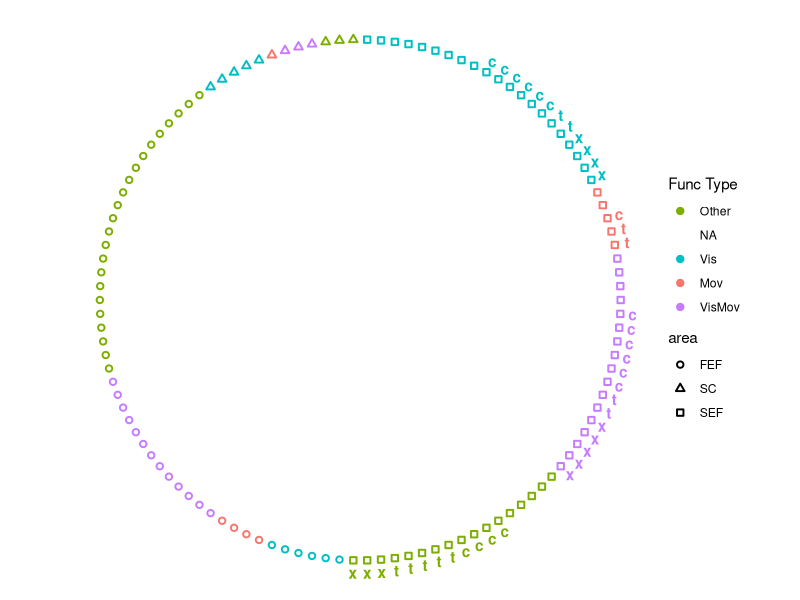

The R source for this figure: (Note: this script raises an error after producing the figure.)
# Use hierarchical edge bundling plot for inter-areal connections use data
# output from: createPairRelationships.m --> search for "Hierarchical Edge
# Bundling plot in R"
# Use: read.csv('[thomas-jpsth/rcode]/spkCorrVals.csv')
# Use R scripts from examples to munge data and plot

# load_libraries---------------------------------------------------------------
# Libraries
library(tidyverse)
library(stringr)
library(igraph)
library(ggraph)
library(gridExtra)

# anonymous_functions_for_plotting---------------------------------------------
# Functions need o be compiled before they can be used...:-)
# Pick the connections (pairs) to be lotted so we can fine the nodeIds and do the plot 
fx_filter <- function(df,filt) 
{
  df <- df %>% filter( satCondition == filt$satCond & outcome == filt$outcome & epoch == filt$epoch )
  if (!filt$sess == "All"){
    df <- df %>% filter(sess == filt$sess)
  }
  return(df)
}

fx_get_HEB <- function(df,
                       X_area,
                       Y_area,
                       plusRhoFlag,
                       sigFlag,
                       verts)
{
  w <- 0.5
  t <- 0.9
  temp <- df[df$X_area == X_area & df$Y_area == Y_area, ]
  if (plusRhoFlag == TRUE & dim(temp)[1] > 0) {
    temp <- temp[temp$rhoRaw_150ms >= 0, ]
    plusMinusLineType <- "solid"
  } else{
    temp <- temp[temp$rhoRaw_150ms < 0, ]
    plusMinusLineType <- "dotted"
  }

  if (sigFlag == TRUE & dim(temp)[1] > 0) {
    temp <- temp[temp$pvalRaw_150ms <= 0.01, ]
    a <- 0.8
    
  } else{
    temp <- temp[temp$pvalRaw_150ms > 0.01, ]
    a <- 0.2
    
  }

  if (dim(temp)[1] > 0) {
    outHeb <-
      geom_conn_bundle(
          data = get_con(from = match(temp$X_unitNum, verts$name),
          to = match(temp$Y_unitNum, verts$name)),show.legend = FALSE,
        aes(colour = visMovUnitColor),
        #color = "grey25",
        alpha = a,
        width = w,
        tension = t,
        linetype = plusMinusLineType
      )
  } else{
    outHeb <- NULL
  }
}

fx_plotIt <- function(df, filt,  plt_base, verts)
{
  # Use call to: 
  # fx_get_HEB <- function(df,X_area,Y_area,plusRhoFlag,sigFlag,verts)
  # SEF-FEF Plus Rho signif
  plt_plusFefSig <- fx_get_HEB(df, "SEF", "FEF", TRUE, TRUE, verts)
  # SEF-FEF Minus Rho signif 
  plt_minusFefSig <- fx_get_HEB(df, "SEF", "FEF", FALSE, TRUE, verts)
  # SEF-SC Plus Rho signif 
  plt_plusScSig <- fx_get_HEB(df, "SEF", "SC", TRUE, TRUE, verts)
  # SEF-SC Minus Rho signif 
  plt_minusScSig <- fx_get_HEB(df, "SEF", "SC", FALSE, TRUE, verts)

  pltOut <- list()
  # return signif plot
  titleStr <-
    paste(toupper(filt$satCond),
          filt$outcome,
          filt$epoch,
          filt$sess,
          sep = "-")
  pltOut$signif <-
    plt_base  + plt_minusFefSig  + plt_plusFefSig + plt_minusScSig + plt_plusScSig +
    scale_edge_color_identity(guide = "none") +
    ggtitle(titleStr, "___ p<=0.01")

  return(pltOut)
  
}

# Read_spkCorr_vals_and_createEdges--------------------------------------------
# read into a tibble type, suppress column type output
spkCorr<-read_csv('spkCorrVals.csv',col_types = cols())

# > colnames(spkCorr)
# [1] "Pair_UID"        "X_unitNum"       "Y_unitNum"       "X_area"          "Y_area"          "XY_Dist"         "condition"       "alignedName"     "rhoRaw_50ms"    
# [10] "pvalRaw_50ms"    "rhoRaw_150ms"    "pvalRaw_150ms"   "rhoRaw_200ms"    "pvalRaw_200ms"   "X_visGrade"      "X_visType"       "X_moveGrade"     "X_errGrade"     
# [19] "X_rewGrade"      "X_poorIso"       "Y_visGrade"      "Y_visType"       "Y_moveGrade"     "Y_errGrade"      "Y_rewGrade"      "Y_poorIso"       "monkey"         
# [28] "sessNum"         "sess"            "outcome"         "satCondition"    "epoch"           "sameAreaPair"    "sameChannelPair" "pairCount"       "signifPlusRho"  
# [37] "signifMinusRho"  "nonSignifRho"   
# > 
# remove columns
removeCols <- c("Pair_UID", "condition", "alignedName", 
                "rhoRaw_50ms", "pvalRaw_50ms","rhoRaw_200ms", 
                "pvalRaw_200ms","sameAreaPair","sameChannelPair", "pairCount")
spkCorr <- spkCorr[ , !(colnames(spkCorr) %in% removeCols)]

# convert unitNums, sessNum to character type
numericCols <- c("X_unitNum","Y_unitNum","sessNum")
spkCorr[numericCols] <- sapply(spkCorr[numericCols], as.character)
# Find all X_ and Y_ colnames to use and remove the X_ prefix
unitColNames <- names(spkCorr)[str_detect(names(spkCorr), pattern = "X_.*")];
unitColNames <- gsub("X_","", unitColNames)
# Create allUnitNodes: get X_units
xUnits <- unique(spkCorr[,paste("X_", unitColNames, sep = "")])
# Create allUnitNodes: get X_units
yUnits <- unique(spkCorr[,paste("Y_", unitColNames, sep = "")])
# Create allUnitNodes: change column names to be same for xUnits and yUnits
colnames(xUnits) <- unitColNames
colnames(yUnits) <- unitColNames
# Create allUnitNodes: append xUnits and yUnits into a single table and get unique units 
allUnitNodes <- unique(rbind(xUnits,yUnits))
# Create allUnitNodes: Add "from" area "to" unitNum columns and polulate  
allUnitNodes[,c("from","to")] <- c(allUnitNodes[,c("area",'unitNum')])
# Create all nodes: Brain areas
brainAreas <- as_tibble(data.frame(from="brain", to=c("SEF","FEF","SC")))
# Create all nodes: add other columns
brainAreas[,unitColNames] <- NA
# Create edges
allEdges <- rbind(brainAreas,allUnitNodes)
# Create_functionalType_and_custom_sort_order----------------------------------
# Add column for vis,move,vismov types: sorting, node-color
allEdges$visMovType <- "Other"
allEdges$visMovType[abs(allEdges$visGrade) >= 2] <- "Vis"
allEdges$visMovType[abs(allEdges$moveGrade) >= 2] <- "Mov"
allEdges$visMovType[abs(allEdges$visGrade) >= 2 & abs(allEdges$moveGrade) >= 2] <- "VisMov"
# Add column for errorGarde, rewardGrade: sorting, node-shape
allEdges$errorRewardType <- "NA"
allEdges$errorRewardType[abs(allEdges$errGrade) >= 2] <- "Error"
allEdges$errorRewardType[abs(allEdges$rewGrade) >= 2] <- "Reward"
allEdges$errorRewardType[abs(allEdges$errGrade) >= 2 & abs(allEdges$rewGrade) >= 2] <- "Error & Reward"
# Add column for custom sorting and colors for visMovType column
allEdges$sortVisMov <- 0
allEdges$sortVisMov[allEdges$visMovType == "Vis"] <- 1
allEdges$sortVisMov[allEdges$visMovType == "Mov"] <- 2
allEdges$sortVisMov[allEdges$visMovType == "VisMov"] <- 3
allEdges$sortVisMov[allEdges$visMovType == "Other"] <- 4
# <chr>   <chr>      
# 1 #00BFC4 Vis        
# 2 #F8766D Mov        
# 3 #C77CFF VisMov     
# 4 #7CAE00 Other
allEdges$visMovUnitColor <- "grey50"
allEdges$visMovUnitColor[allEdges$visMovType == "Vis"] <- "#00BFC4"
allEdges$visMovUnitColor[allEdges$visMovType == "Mov"] <- "#F8766D"
allEdges$visMovUnitColor[allEdges$visMovType == "VisMov"] <- "#C77CFF"
allEdges$visMovUnitColor[allEdges$visMovType == "Other"] <- "#7CAE00"

# Add column for custom sorting for errorRewardType column
# see: http://sape.inf.usi.ch/quick-reference/ggplot2/shape
allEdges$errorRewardTxt <- ""
allEdges$errorRewardTxt[allEdges$errorRewardType == "Error"] <- "c" #  choice error
allEdges$errorRewardTxt[allEdges$errorRewardType == "Reward"] <- "t" #  timing error
allEdges$errorRewardTxt[allEdges$errorRewardType == "Error & Reward"] <- "x" # both
# Add column for custom sorting for area column (from: column brain, SEF,FEF,SC)
allEdges$sortArea <- NA
allEdges$sortArea[allEdges$area == "SEF"] <- 0 # open square
allEdges$sortArea[allEdges$area == "FEF"] <- 1 # open circle
allEdges$sortArea[allEdges$area == "SC"] <- 2 # open triangle
# Sort allEdges
sortedEdges <- allEdges %>% group_by(sortArea,sortVisMov,errorRewardTxt)
#sortedEdges <- sortedEdges %>% arrange(sortArea,sortVisMov,visType,visGrade,moveGrade,sortErrorReward,as.numeric(unitNum),errGrade,rewGrade)
sortedEdges <- sortedEdges %>% arrange(sortArea,sortVisMov,errorRewardTxt,as.numeric(unitNum))

# Create_vertices_of_nodes_and_plot--------------------------------------------
# create a vertices data.frame. One line per object of our edges, giving features of nodes.
vertices <- as_tibble(data.frame(name = unique(c(as.character(sortedEdges$from), as.character(sortedEdges$to)) ) ))
# Let's add a column with the group of each name. It will be useful later to color points
idx <- match( vertices$name, sortedEdges$to )
vertices$area  <-  sortedEdges$area[idx]
vertices$visMovType  <-  sortedEdges$visMovType[idx]
vertices$visMovUnitColor  <-  sortedEdges$visMovUnitColor[idx]
vertices$errorRewardType  <-  sortedEdges$errorRewardType[ idx ]
vertices$errorRewardTxt  <-  sortedEdges$errorRewardTxt[ idx ]
vertices$errorRewardTxtColor <- vertices$visMovUnitColor

# Create a graph object with the igraph library
mygraph <- graph_from_data_frame( sortedEdges, vertices=vertices )
# This is a network object, you visualize it as a network like shown in the network section!
plt<-ggraph(mygraph, layout = 'dendrogram', circular = TRUE) + 
  scale_shape_discrete(solid = FALSE) +
  geom_node_point(aes(filter = leaf, x = x*1.05, y=y*1.05, shape=area,
                      colour=visMovUnitColor), stroke = 1) +
  scale_color_identity(
    "Func Type",
    labels = vertices$visMovType,
    breaks = vertices$visMovUnitColor,
    guide = "legend"
  ) +
  #Change fontface. Allowed values : 1(normal),# 2(bold), 3(italic), 4(bold.italic)
  geom_text(aes(x = x*1.1, y=y*1.1,label=errorRewardTxt,colour=errorRewardTxtColor),
           fontface=2, show.legend = FALSE,) +
  coord_equal() +
  theme_void()
plt

# plot_specific_conds_allSessPostSacc-------------------------

fx_paperFig <- function(inOutcome, inEpoch, inDf)
{
  oPath = "../dataProcessed/analysis/spkCorr/networkPlotsPaperFig"
  filt <- list()
  filt$outcome <- inOutcome 
  filt$sess <- "All"
  filt$epoch <- inEpoch 
  outFilename <- paste(filt$outcome, filt$epoch, filt$sess, sep = "_")
  outFilename <- paste(outFilename, ".tiff", sep = "")
  # get plots for Fast
  filt$satCond <- "Fast"
  pltFast <-
    fx_plotIt(fx_filter(inDf, filt), filt, plt, vertices)
  # get plots for Accurate
  filt$satCond <- "Accurate"
  pltAccu <-
    fx_plotIt(fx_filter(inDf, filt), filt, plt, vertices)
  
  # return a grob...
  ZZ <- arrangeGrob(grobs = c(pltFast, pltAccu),
                    nrow = 2,
                    ncol = 1)
  ggsave(
    outFilename,
    path = oPath,
    ZZ,
    width = 8,
    height = 10,
    units = "in"
  )
  return(ZZ)
}

fx_paperFig("ErrorChoice","Baseline",spkCorr)
fx_paperFig("ErrorChoice","PostSaccade",spkCorr)
fx_paperFig("ErrorTiming","Baseline",spkCorr)
fx_paperFig("ErrorTiming","PostSaccade",spkCorr)


# plot_for_all_sessions-----------------------
outcomes <- c("Correct", "ErrorChoice", "ErrorTiming")
sessNames <- c("All",unique(spkCorr$sess))
oPath = "../dataProcessed/analysis/spkCorr/networkPlotsSEF_SC"
filt <- list()
for (sess in sessNames)
{
  filt$sess <- sess
  for (outcome in outcomes)
  {
    filt$outcome <- outcome
    filt$epoch <- "PostSaccade"
    outFilename <- paste(filt$outcome, filt$epoch, filt$sess, sep = "_")
    outFilename <- paste(outFilename, ".pdf", sep = "")
    
    # get plots for Fast
    filt$satCond <- "Fast"
    pltFast <-
      fx_plotIt(fx_filter(spkCorr, filt), filt, plt, vertices)
    # get plots for Accurate
    filt$satCond <- "Accurate"
    pltAccu <-
      fx_plotIt(fx_filter(spkCorr, filt), filt, plt, vertices)
    
    # return a grob...
    ZZ <- arrangeGrob(
      grobs = c(pltFast, pltAccu),
      nrow = 2,
      ncol = 1
    )
    # to view on console
    # grid.arrange(ZZ)
    # save to pdf file
    ggsave(
      outFilename,
      path = oPath,
      ZZ,
      width = 8,
      height = 10,
      units = "in"
    )
  }
}
# other_info-------
# Linetypes:
#lt=c("blank", "solid", "dashed", "dotted", "dotdash", "longdash", "twodash", "1F", "F1", "4C88C488", "12345678")
